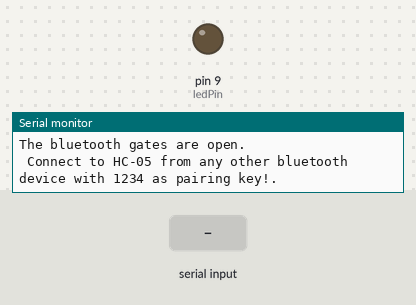
The sketch below on a simulated Arduino Uno, built with avr-gcc and run on an emulated ATmega328P. Parts: output pins drawn as LEDs (lit = HIGH), the last lines printed to the serial monitor. The inputs (shaded band) are chosen by the test bench.

Above: at 1.2 s.
1.3 s: "1" received over the second serial link
At 1.8 s:
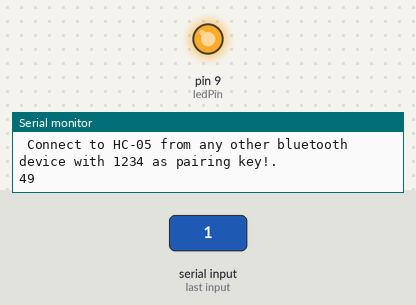
4.3 s: "0" received over the second serial link
At 5.3 s:
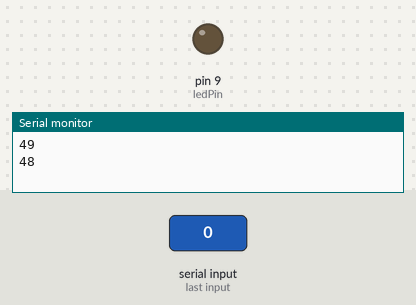
Timing chart, 0 to 7.3 s (numbered marks = the images above; inputs shaded):
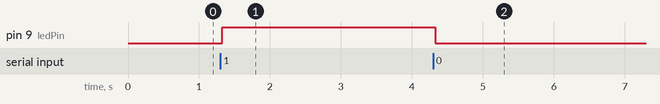

The sketch:

led_lights.ino
```cpp
#include <SoftwareSerial.h>

SoftwareSerial EEBlue(10, 11); // RX | TX
int ledPin = 9;
int EEBlue_data;
int Serial_data;

void setup() {
  Serial.begin(9600);
  EEBlue.begin(9600);  //Default Baud for comm, it may be different for your Module.
  Serial.println("The bluetooth gates are open.\n Connect to HC-05 from any other bluetooth device with 1234 as pairing key!.");
  pinMode(ledPin, OUTPUT);
}

void loop(){
  // Feed any data from bluetooth to Terminal.
  if (EEBlue.available()){
    EEBlue_data = EEBlue.read();
    Serial.println(EEBlue_data);

    if (EEBlue_data == '0'){
      EEBlue.println("SUCCESS : Turning the LED off");
      digitalWrite(ledPin, 0);
    } else if (EEBlue_data == '1'){
      EEBlue.println("SUCCESS : Turning the LED on");
      digitalWrite(ledPin, 1);
    }
  }

  // Feed all data from terminal to bluetooth
  if (Serial.available()){
    Serial.println("Got Serial Data");
    Serial_data = Serial.read();
    EEBlue.println(Serial_data);
  }
}
```

Measured:
- after the input at 1.3 s, pin 9 (ledPin): LOW → HIGH at once
- after the input at 4.3 s, pin 9 (ledPin): HIGH → LOW at once
